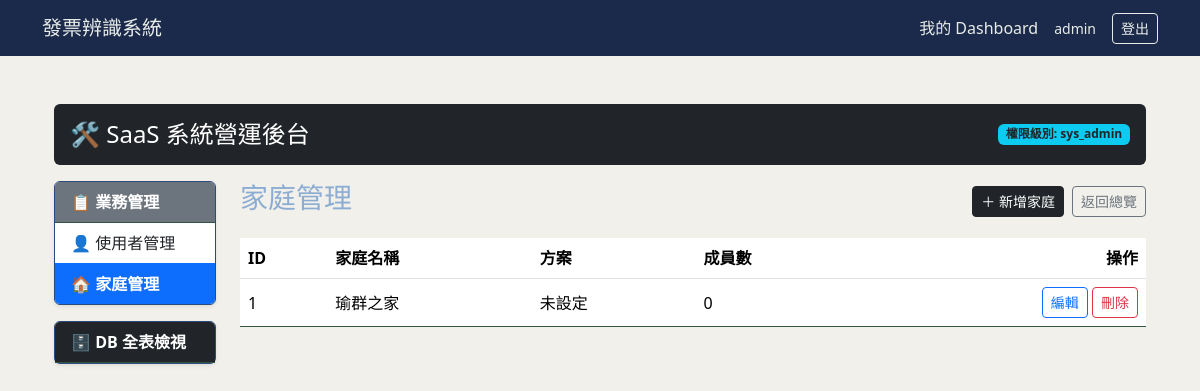
Before: /admin/families (signed in) with the older database file.
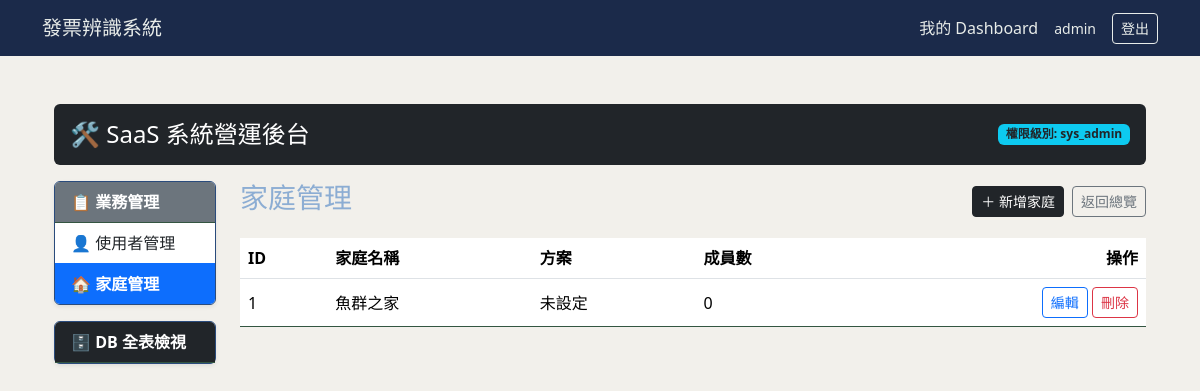
After: the same page with the newer database file.
### database/models/family/family.py (models this page shows, shortened)
class Family(db.Model, TimestampMixin):
    __tablename__ = 'families'
    id = db.Column(db.Integer, primary_key=True)
    name = db.Column(db.String(100), nullable=False)               # e.g. "許家記帳本"
    owner_user_id = db.Column(db.Integer, db.ForeignKey("users.id"), nullable=False)
    plan_id = db.Column(db.Integer, db.ForeignKey("plans.id"), nullable=True)
    plan = db.relationship("Plan", back_populates="families")
    members = db.relationship("FamilyMember", back_populates="family", cascade="all, delete-orphan")

### routes/admin_bp.py (the view)
@admin_bp.route("/families")
@admin_required
def admin_families():
    families = Family.query.order_by(Family.id.asc()).all()
    table_names = inspect(db.engine).get_table_names()   # 補這行
    return render_template("dashboard/admin/families.html", families=families, table_names=table_names)

### core/login.py (called while the page is built)
@login_manager.user_loader
def load_user(user_id: str):
    return User.query.get(int(user_id))

### templates/dashboard/admin/families.html (shortened to what this page needs)
{% extends "base.html" %}
{% block content %}
<div class="container-fluid py-4">
	<div class="row mb-3">
		{% include "dashboard/admin/_header.html" %}
	</div>
    <div class="row">
        {% include "dashboard/admin/_sidebar.html" %}
        <div class="col-md-9 col-lg-10">
            <div class="d-flex justify-content-between align-items-center mb-3">
                <h3>家庭管理</h3>
                <div class="d-flex gap-2">
                    <a href="{{ url_for('admin.admin_create_family') }}" class="btn btn-dark btn-sm">＋ 新增家庭</a>
                    <a href="{{ url_for('admin.admin_index') }}" class="btn btn-outline-secondary btn-sm">返回總覽</a>
                </div>
            </div>
            <table class="table table-hover align-middle">
                <thead>
                    <tr>
                        <th>ID</th>
                        <th>家庭名稱</th>
                        <th>方案</th>
                        <th>成員數</th>
                        <th class="text-end">操作</th>
                    </tr>
                </thead>
                <tbody>
                    {% for family in families %}
                    <tr>
                        <td>{{ family.id }}</td>
                        <td>{{ family.name }}</td>
                        <td>{{ family.plan.name if family.plan else "未設定" }}</td>
                        <td>{{ family.members|length }}</td>
                        <td class="text-end">
                            <a href="{{ url_for('admin.admin_edit_family', family_id=family.id) }}" class="btn btn-outline-primary btn-sm">編輯</a>
                            <form method="POST" action="{{ url_for('admin.admin_delete_family', family_id=family.id) }}"
                                onsubmit="return confirm('確定要刪除家庭「{{ family.name }}」嗎？將一併刪除所有成員關聯，此動作無法復原。');" class="d-inline">
                                <button type="submit" class="btn btn-outline-danger btn-sm">刪除</button>
                            </form>
                        </td>
                    </tr>
                    {% endfor %}
                </tbody>
            </table>
        </div>
    </div>
</div>
{% endblock %}

Changed rows visible on the page:
changed Family id 1: name "瑜群之家" → "魚群之家"
